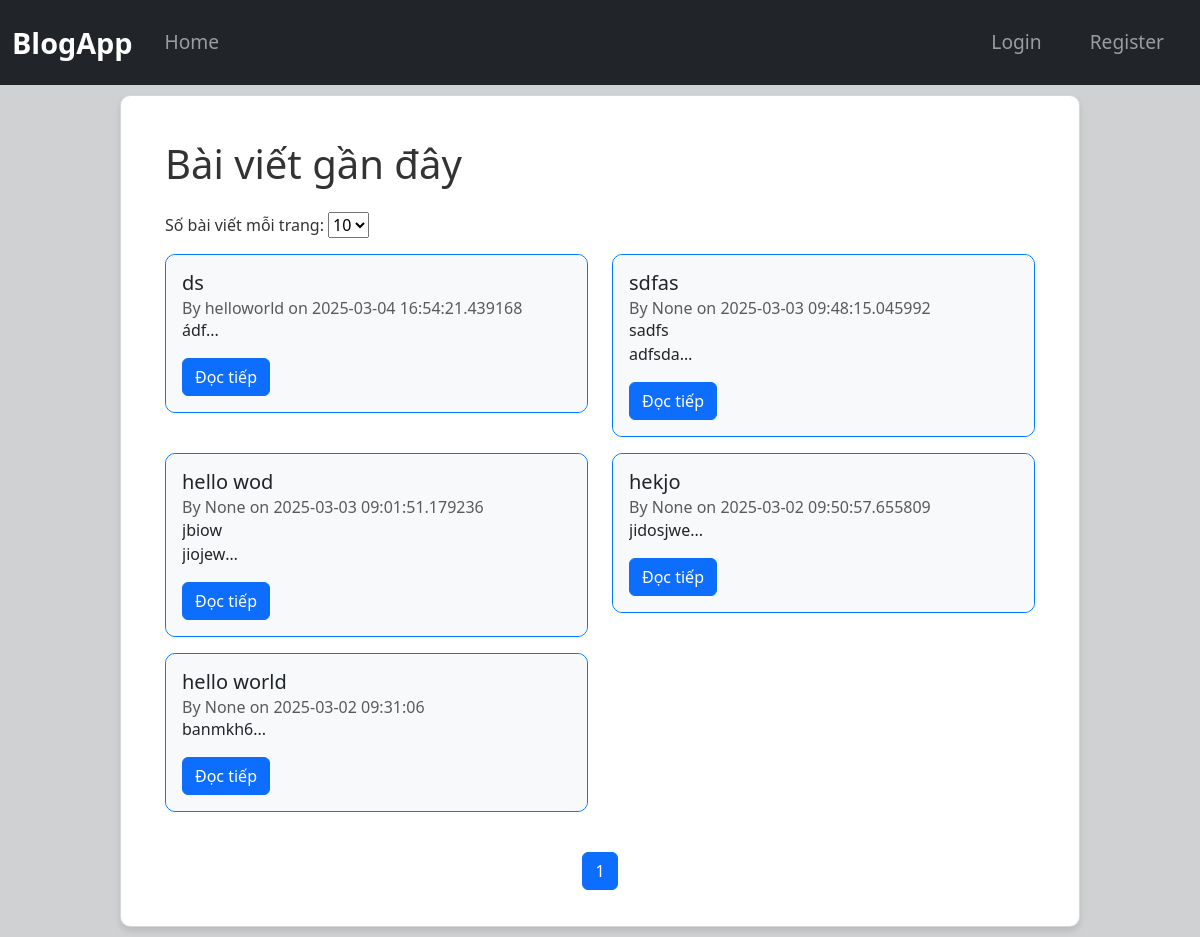
The app's page /, older data.
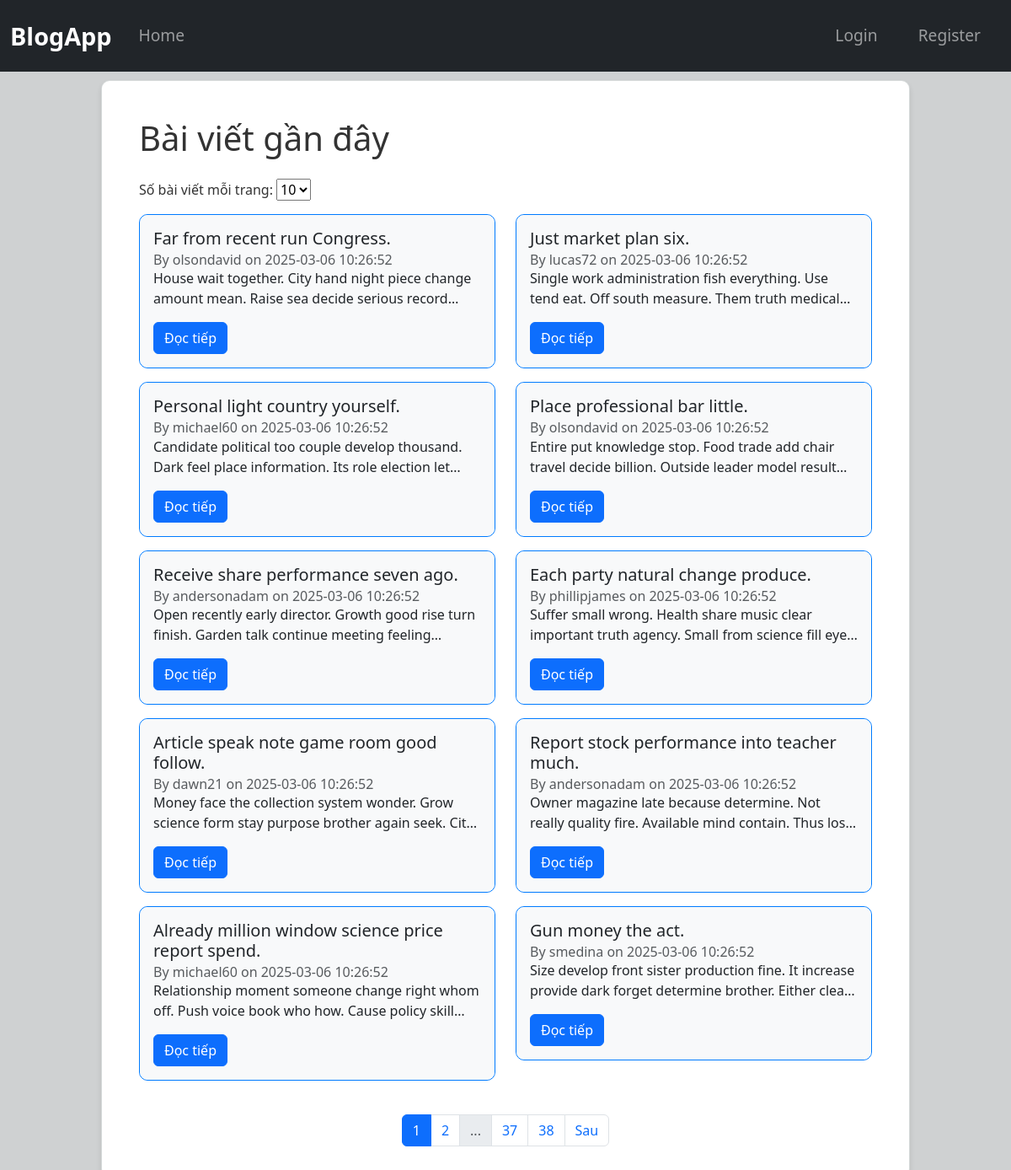
The same page, newer data.
### tables this page shows
CREATE TABLE posts (
            id INTEGER PRIMARY KEY AUTOINCREMENT,
            title TEXT NOT NULL,
            content TEXT NOT NULL,
            username TEXT,
            date_posted TIMESTAMP DEFAULT CURRENT_TIMESTAMP
        );

### app/routes_post.py (the view)
@post_bp.route("/")
def home():
    page = request.args.get("page", 1, type=int)
    per_page = request.args.get("per_page", 10, type=int)
    db = get_db()
    total_posts = db.execute("SELECT COUNT(*) FROM posts").fetchone()[0]
    total_pages = (total_posts + per_page - 1) // per_page
    posts = db.execute(
        "SELECT * FROM posts ORDER BY date_posted DESC LIMIT ? OFFSET ?",
        (per_page, (page - 1) * per_page)
    ).fetchall()
    return render_template("index.html", posts=posts,per_page = per_page,page = page,total_pages=total_pages,current_user = current_user)

### app/db.py (called while the page is built)
def get_db():
    if "db" not in g:
        g.db = sqlite3.connect(DATABASE)
        g.db.row_factory = sqlite3.Row  # Trả về dict thay vì tuple
    return g.db

### app/templates/index.html (shortened to what this page needs)
{% extends "base.html" %}
{% block content %}
    <div class="container">
        <h1 class="mb-4">Bài viết gần đây</h1>
        <form method="GET" action="{{ url_for('post_bp.home') }}" class="mb-3">
            <label for="per_page">Số bài viết mỗi trang:</label>
            <select name="per_page" id="per_page" onchange="this.form.submit()">
                <option value="10" {% if per_page == 10 %}selected{% endif %}>10</option>
            </select>
        </form>
        <div class="row">
            {% for post in posts %}
                <div class="col-md-6">
                    <div class="card mb-3">
                        <div class="card-body">
                            <h5 class="card-title">{{ post.title }}</h5>
                            <h6 class="card-subtitle text-muted">
                                By {{ post.username }} on {{ post.date_posted }}
                            </h6>
                            <p class="post-preview">
                                {{ post.content|replace('\n', '<br>') | safe }}...
                            </p>
                            <a href="{{ url_for('post_bp.post_detail', post_id=post.id) }}" class="btn btn-primary">Đọc tiếp</a>
                        </div>
                    </div>
                </div>
                {%else%}
                <p>Không có bài viết nào.</p>
            {% endfor %}
        </div>
        <nav aria-label="Page navigation">
            <ul class="pagination justify-content-center mt-4">
                {% for p in range(1, total_pages + 1) %}
                    {% if p in [1,2,page-1,page,page+1,total_pages-1,total_pages]%}
                        <li class="page-item {% if p == page %}active{% endif %}">
                            <a class="page-link" href="{{ url_for('post_bp.home', page=p, per_page = per_page) }}">{{ p }}</a>
                        </li>
                    {%elif p in [page - 2, page + 2]%}
                        <li class="page-item disabled"><a class="page-link">...</a></li>
                    {%endif%}
                {% endfor %}
                {% if page < total_pages %}
                    <li class="page-item">
                        <a class="page-link" href="{{ url_for('post_bp.home', page=page+1, per_page = per_page) }}">Sau</a>
                    </li>
                {% endif %}
            </ul>
        </nav>
    </div>
{% endblock %}

Row changes from the older to the newer data that the page shows:
no longer on this page (row edited): posts: title "ds", username "helloworld", date_posted "2025-03-04 16:54:21.439168", content "ádf"
no longer on this page (row edited): posts: title "sdfas", username "None", date_posted "2025-03-03 09:48:15.045992", content "sadfs adfsda"
no longer on this page (row edited): posts: title "hello wod", username "None", date_posted "2025-03-03 09:01:51.179236", content "jbiow jiojew"
no longer on this page (row edited): posts: title "hekjo", username "None", date_posted "2025-03-02 09:50:57.655809", content "jidosjwe"
no longer on this page (row edited): posts: title "hello world", username "None", date_posted "2025-03-02 09:31:06", content "banmkh6"
added posts: title "Far from recent run Congress.", username "olsondavid", date_posted "2025-03-06 10:26:52", content "House wait together. City hand night piece change amount mean. Raise sea decide serious…"
added posts: title "Just market plan six.", username "lucas72", date_posted "2025-03-06 10:26:52", content "Single work administration fish everything. Use tend eat. Off south measure. Them truth…"
added posts: title "Personal light country yourself.", username "michael60", date_posted "2025-03-06 10:26:52", content "Candidate political too couple develop thousand. Dark feel place information. Its role election…"
added posts: title "Place professional bar little.", username "olsondavid", date_posted "2025-03-06 10:26:52", content "Entire put knowledge stop. Food trade add chair travel decide billion. Outside leader model…"
added posts: title "Receive share performance seven ago.", username "andersonadam", date_posted "2025-03-06 10:26:52", content "Open recently early director. Growth good rise turn finish. Garden talk continue meeting…"
added posts: title "Each party natural change produce.", username "phillipjames", date_posted "2025-03-06 10:26:52", content "Suffer small wrong. Health share music clear important truth agency. Small from science fill…"
added posts: title "Article speak note game room good follow.", username "dawn21", date_posted "2025-03-06 10:26:52", content "Money face the collection system wonder. Grow science form stay purpose brother again seek.…"
added posts: title "Report stock performance into teacher much.", username "andersonadam", date_posted "2025-03-06 10:26:52", content "Owner magazine late because determine. Not really quality fire. Available mind contain. Thus…"
added posts: title "Already million window science price report spend.", username "michael60", date_posted "2025-03-06 10:26:52", content "Relationship moment someone change right whom off. Push voice book who how. Cause policy…"
added posts: title "Gun money the act.", username "smedina", date_posted "2025-03-06 10:26:52", content "Size develop front sister production fine. It increase provide dark forget determine brother. Either…"
Text that changed along with them:
new list line: "2"
new list line: "37"
new list line: "38"
text now shown: "Sau"
